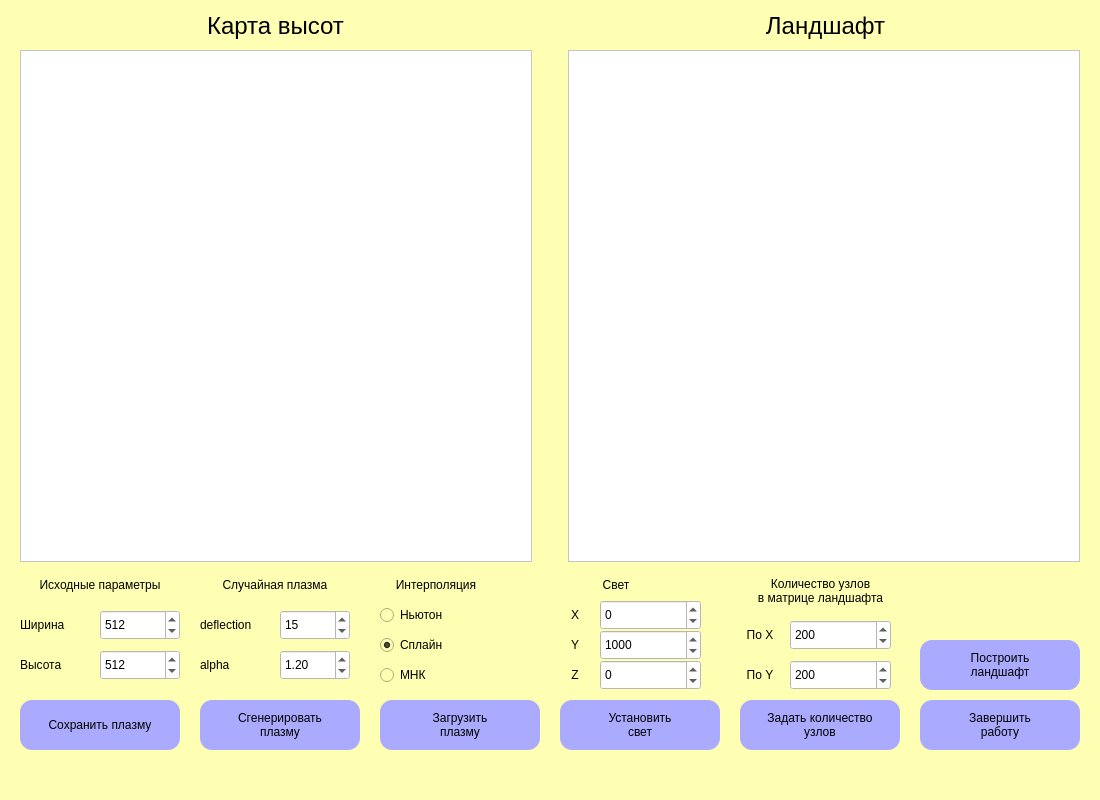
<?xml version="1.0" encoding="UTF-8"?>
<ui version="4.0">
 <class>MainWindow</class>
 <widget class="QMainWindow" name="MainWindow">
  <property name="geometry">
   <rect>
    <x>0</x>
    <y>0</y>
    <width>1100</width>
    <height>800</height>
   </rect>
  </property>
  <property name="windowTitle">
   <string>MainWindow</string>
  </property>
  <property name="styleSheet">
   <string notr="true">background-color: rgb(255, 255, 180);</string>
  </property>
  <widget class="QWidget" name="centralwidget">
   <widget class="QGraphicsView" name="plasmaView">
    <property name="geometry">
     <rect>
      <x>20</x>
      <y>50</y>
      <width>512</width>
      <height>512</height>
     </rect>
    </property>
    <property name="styleSheet">
     <string notr="true">background-color: rgb(255, 255, 255);</string>
    </property>
   </widget>
   <widget class="QGraphicsView" name="view3D">
    <property name="geometry">
     <rect>
      <x>568</x>
      <y>50</y>
      <width>512</width>
      <height>512</height>
     </rect>
    </property>
    <property name="styleSheet">
     <string notr="true">background-color: rgb(255, 255, 255);</string>
    </property>
   </widget>
   <widget class="QLabel" name="label_3">
    <property name="geometry">
     <rect>
      <x>20</x>
      <y>10</y>
      <width>511</width>
      <height>31</height>
     </rect>
    </property>
    <property name="font">
     <font>
      <pointsize>18</pointsize>
     </font>
    </property>
    <property name="text">
     <string>Карта высот</string>
    </property>
    <property name="alignment">
     <set>Qt::AlignmentFlag::AlignCenter</set>
    </property>
   </widget>
   <widget class="QLabel" name="label_4">
    <property name="geometry">
     <rect>
      <x>570</x>
      <y>10</y>
      <width>511</width>
      <height>31</height>
     </rect>
    </property>
    <property name="font">
     <font>
      <pointsize>18</pointsize>
     </font>
    </property>
    <property name="text">
     <string>Ландшафт</string>
    </property>
    <property name="alignment">
     <set>Qt::AlignmentFlag::AlignCenter</set>
    </property>
   </widget>
   <widget class="QRadioButton" name="newtonRadio">
    <property name="geometry">
     <rect>
      <x>380</x>
      <y>600</y>
      <width>112</width>
      <height>30</height>
     </rect>
    </property>
    <property name="text">
     <string>Ньютон</string>
    </property>
   </widget>
   <widget class="QRadioButton" name="splineRadio">
    <property name="geometry">
     <rect>
      <x>380</x>
      <y>630</y>
      <width>112</width>
      <height>30</height>
     </rect>
    </property>
    <property name="text">
     <string>Сплайн</string>
    </property>
    <property name="checked">
     <bool>true</bool>
    </property>
   </widget>
   <widget class="QRadioButton" name="squaresRadio">
    <property name="geometry">
     <rect>
      <x>380</x>
      <y>660</y>
      <width>112</width>
      <height>30</height>
     </rect>
    </property>
    <property name="text">
     <string>МНК</string>
    </property>
   </widget>
   <widget class="QLabel" name="label_6">
    <property name="geometry">
     <rect>
      <x>20</x>
      <y>610</y>
      <width>60</width>
      <height>30</height>
     </rect>
    </property>
    <property name="text">
     <string>Ширина</string>
    </property>
   </widget>
   <widget class="QLabel" name="label_7">
    <property name="geometry">
     <rect>
      <x>20</x>
      <y>650</y>
      <width>60</width>
      <height>30</height>
     </rect>
    </property>
    <property name="text">
     <string>Высота</string>
    </property>
   </widget>
   <widget class="QPushButton" name="loadPlasmaButton">
    <property name="geometry">
     <rect>
      <x>380</x>
      <y>700</y>
      <width>160</width>
      <height>50</height>
     </rect>
    </property>
    <property name="styleSheet">
     <string notr="true">border-radius: 12px;
color: black;
background-color: rgb(170, 170, 255);</string>
    </property>
    <property name="text">
     <string>Загрузить 
плазму</string>
    </property>
   </widget>
   <widget class="QSpinBox" name="widthSpin">
    <property name="geometry">
     <rect>
      <x>100</x>
      <y>610</y>
      <width>80</width>
      <height>30</height>
     </rect>
    </property>
    <property name="styleSheet">
     <string notr="true">background-color: rgb(255, 255, 255);</string>
    </property>
    <property name="minimum">
     <number>0</number>
    </property>
    <property name="maximum">
     <number>2048</number>
    </property>
    <property name="value">
     <number>512</number>
    </property>
   </widget>
   <widget class="QSpinBox" name="heightSpin">
    <property name="geometry">
     <rect>
      <x>100</x>
      <y>650</y>
      <width>80</width>
      <height>30</height>
     </rect>
    </property>
    <property name="styleSheet">
     <string notr="true">background-color: rgb(255, 255, 255);</string>
    </property>
    <property name="minimum">
     <number>0</number>
    </property>
    <property name="maximum">
     <number>2048</number>
    </property>
    <property name="value">
     <number>512</number>
    </property>
   </widget>
   <widget class="QPushButton" name="savePlasmaButton">
    <property name="geometry">
     <rect>
      <x>20</x>
      <y>700</y>
      <width>160</width>
      <height>50</height>
     </rect>
    </property>
    <property name="styleSheet">
     <string notr="true">border-radius: 12px;
color: black;
background-color: rgb(170, 170, 255);</string>
    </property>
    <property name="text">
     <string>Сохранить плазму</string>
    </property>
   </widget>
   <widget class="QLabel" name="label_8">
    <property name="geometry">
     <rect>
      <x>20</x>
      <y>570</y>
      <width>160</width>
      <height>30</height>
     </rect>
    </property>
    <property name="text">
     <string>Исходные параметры</string>
    </property>
    <property name="alignment">
     <set>Qt::AlignmentFlag::AlignCenter</set>
    </property>
   </widget>
   <widget class="QLabel" name="label_9">
    <property name="geometry">
     <rect>
      <x>200</x>
      <y>570</y>
      <width>150</width>
      <height>30</height>
     </rect>
    </property>
    <property name="text">
     <string>Случайная плазма</string>
    </property>
    <property name="alignment">
     <set>Qt::AlignmentFlag::AlignCenter</set>
    </property>
   </widget>
   <widget class="QPushButton" name="generateButton">
    <property name="geometry">
     <rect>
      <x>200</x>
      <y>700</y>
      <width>160</width>
      <height>50</height>
     </rect>
    </property>
    <property name="styleSheet">
     <string notr="true">border-radius: 12px;
color: black;
background-color: rgb(170, 170, 255);</string>
    </property>
    <property name="text">
     <string>Сгенерировать 
плазму</string>
    </property>
   </widget>
   <widget class="QLabel" name="label_2">
    <property name="geometry">
     <rect>
      <x>200</x>
      <y>650</y>
      <width>70</width>
      <height>30</height>
     </rect>
    </property>
    <property name="text">
     <string>alpha</string>
    </property>
   </widget>
   <widget class="QDoubleSpinBox" name="alphaSpin">
    <property name="geometry">
     <rect>
      <x>280</x>
      <y>650</y>
      <width>70</width>
      <height>30</height>
     </rect>
    </property>
    <property name="styleSheet">
     <string notr="true">background-color: rgb(255, 255, 255);</string>
    </property>
    <property name="maximum">
     <double>99.000000000000000</double>
    </property>
    <property name="value">
     <double>1.200000000000000</double>
    </property>
   </widget>
   <widget class="QSpinBox" name="deflectionSpin">
    <property name="geometry">
     <rect>
      <x>280</x>
      <y>610</y>
      <width>70</width>
      <height>30</height>
     </rect>
    </property>
    <property name="styleSheet">
     <string notr="true">background-color: rgb(255, 255, 255);</string>
    </property>
    <property name="minimum">
     <number>0</number>
    </property>
    <property name="maximum">
     <number>100</number>
    </property>
    <property name="value">
     <number>15</number>
    </property>
   </widget>
   <widget class="QLabel" name="label">
    <property name="geometry">
     <rect>
      <x>200</x>
      <y>610</y>
      <width>70</width>
      <height>30</height>
     </rect>
    </property>
    <property name="text">
     <string>deflection</string>
    </property>
   </widget>
   <widget class="QLabel" name="label_5">
    <property name="geometry">
     <rect>
      <x>380</x>
      <y>570</y>
      <width>112</width>
      <height>30</height>
     </rect>
    </property>
    <property name="text">
     <string>Интерполяция</string>
    </property>
    <property name="alignment">
     <set>Qt::AlignmentFlag::AlignCenter</set>
    </property>
   </widget>
   <widget class="QLabel" name="label_11">
    <property name="geometry">
     <rect>
      <x>560</x>
      <y>570</y>
      <width>112</width>
      <height>30</height>
     </rect>
    </property>
    <property name="text">
     <string>Свет</string>
    </property>
    <property name="alignment">
     <set>Qt::AlignmentFlag::AlignCenter</set>
    </property>
   </widget>
   <widget class="QLabel" name="label_15">
    <property name="geometry">
     <rect>
      <x>560</x>
      <y>660</y>
      <width>30</width>
      <height>30</height>
     </rect>
    </property>
    <property name="text">
     <string>Z</string>
    </property>
    <property name="alignment">
     <set>Qt::AlignmentFlag::AlignCenter</set>
    </property>
   </widget>
   <widget class="QSpinBox" name="lightZSpin">
    <property name="geometry">
     <rect>
      <x>600</x>
      <y>660</y>
      <width>101</width>
      <height>30</height>
     </rect>
    </property>
    <property name="styleSheet">
     <string notr="true">background-color: rgb(255, 255, 255);</string>
    </property>
    <property name="minimum">
     <number>-100000</number>
    </property>
    <property name="maximum">
     <number>100000</number>
    </property>
    <property name="value">
     <number>0</number>
    </property>
   </widget>
   <widget class="QPushButton" name="setLight">
    <property name="geometry">
     <rect>
      <x>560</x>
      <y>700</y>
      <width>160</width>
      <height>50</height>
     </rect>
    </property>
    <property name="styleSheet">
     <string notr="true">border-radius: 12px;
color: black;
background-color: rgb(170, 170, 255);</string>
    </property>
    <property name="text">
     <string>Установить
свет</string>
    </property>
   </widget>
   <widget class="QSpinBox" name="lightXSpin">
    <property name="geometry">
     <rect>
      <x>600</x>
      <y>600</y>
      <width>101</width>
      <height>30</height>
     </rect>
    </property>
    <property name="styleSheet">
     <string notr="true">background-color: rgb(255, 255, 255);</string>
    </property>
    <property name="minimum">
     <number>-100000</number>
    </property>
    <property name="maximum">
     <number>100000</number>
    </property>
    <property name="value">
     <number>0</number>
    </property>
   </widget>
   <widget class="QSpinBox" name="lightYSpin">
    <property name="geometry">
     <rect>
      <x>600</x>
      <y>630</y>
      <width>101</width>
      <height>30</height>
     </rect>
    </property>
    <property name="styleSheet">
     <string notr="true">background-color: rgb(255, 255, 255);</string>
    </property>
    <property name="minimum">
     <number>-100000</number>
    </property>
    <property name="maximum">
     <number>100000</number>
    </property>
    <property name="value">
     <number>1000</number>
    </property>
   </widget>
   <widget class="QLabel" name="label_16">
    <property name="geometry">
     <rect>
      <x>560</x>
      <y>600</y>
      <width>30</width>
      <height>30</height>
     </rect>
    </property>
    <property name="text">
     <string>X</string>
    </property>
    <property name="alignment">
     <set>Qt::AlignmentFlag::AlignCenter</set>
    </property>
   </widget>
   <widget class="QLabel" name="label_17">
    <property name="geometry">
     <rect>
      <x>560</x>
      <y>630</y>
      <width>30</width>
      <height>30</height>
     </rect>
    </property>
    <property name="text">
     <string>Y</string>
    </property>
    <property name="alignment">
     <set>Qt::AlignmentFlag::AlignCenter</set>
    </property>
   </widget>
   <widget class="QPushButton" name="buildLandscape">
    <property name="geometry">
     <rect>
      <x>920</x>
      <y>640</y>
      <width>160</width>
      <height>50</height>
     </rect>
    </property>
    <property name="styleSheet">
     <string notr="true">border-radius: 12px;
color: black;
background-color: rgb(170, 170, 255);</string>
    </property>
    <property name="text">
     <string>Построить
ландшафт</string>
    </property>
   </widget>
   <widget class="QPushButton" name="savePlasmaButton_3">
    <property name="geometry">
     <rect>
      <x>920</x>
      <y>700</y>
      <width>160</width>
      <height>50</height>
     </rect>
    </property>
    <property name="styleSheet">
     <string notr="true">border-radius: 12px;
color: black;
background-color: rgb(170, 170, 255);</string>
    </property>
    <property name="text">
     <string>Завершить
работу</string>
    </property>
   </widget>
   <widget class="QLabel" name="label_19">
    <property name="geometry">
     <rect>
      <x>740</x>
      <y>660</y>
      <width>40</width>
      <height>30</height>
     </rect>
    </property>
    <property name="text">
     <string>По Y</string>
    </property>
    <property name="alignment">
     <set>Qt::AlignmentFlag::AlignCenter</set>
    </property>
   </widget>
   <widget class="QSpinBox" name="landscapeXWidthSpin">
    <property name="geometry">
     <rect>
      <x>790</x>
      <y>620</y>
      <width>101</width>
      <height>30</height>
     </rect>
    </property>
    <property name="styleSheet">
     <string notr="true">background-color: rgb(255, 255, 255);</string>
    </property>
    <property name="minimum">
     <number>10</number>
    </property>
    <property name="maximum">
     <number>1000</number>
    </property>
    <property name="value">
     <number>200</number>
    </property>
   </widget>
   <widget class="QLabel" name="label_20">
    <property name="geometry">
     <rect>
      <x>740</x>
      <y>620</y>
      <width>40</width>
      <height>30</height>
     </rect>
    </property>
    <property name="text">
     <string>По X</string>
    </property>
    <property name="alignment">
     <set>Qt::AlignmentFlag::AlignCenter</set>
    </property>
   </widget>
   <widget class="QSpinBox" name="landscapeYWidthSpin">
    <property name="geometry">
     <rect>
      <x>790</x>
      <y>660</y>
      <width>101</width>
      <height>30</height>
     </rect>
    </property>
    <property name="styleSheet">
     <string notr="true">background-color: rgb(255, 255, 255);</string>
    </property>
    <property name="minimum">
     <number>10</number>
    </property>
    <property name="maximum">
     <number>1000</number>
    </property>
    <property name="value">
     <number>200</number>
    </property>
   </widget>
   <widget class="QLabel" name="label_12">
    <property name="geometry">
     <rect>
      <x>740</x>
      <y>570</y>
      <width>161</width>
      <height>41</height>
     </rect>
    </property>
    <property name="text">
     <string>Количество узлов
в матрице ландшафта</string>
    </property>
    <property name="alignment">
     <set>Qt::AlignmentFlag::AlignCenter</set>
    </property>
   </widget>
   <widget class="QPushButton" name="landscapeParamsButton">
    <property name="geometry">
     <rect>
      <x>740</x>
      <y>700</y>
      <width>160</width>
      <height>50</height>
     </rect>
    </property>
    <property name="styleSheet">
     <string notr="true">border-radius: 12px;
color: black;
background-color: rgb(170, 170, 255);</string>
    </property>
    <property name="text">
     <string>Задать количество
узлов</string>
    </property>
   </widget>
  </widget>
  <widget class="QMenuBar" name="menubar">
   <property name="geometry">
    <rect>
     <x>0</x>
     <y>0</y>
     <width>1100</width>
     <height>26</height>
    </rect>
   </property>
  </widget>
  <widget class="QStatusBar" name="statusbar"/>
 </widget>
 <resources/>
 <connections>
  <connection>
   <sender>savePlasmaButton_3</sender>
   <signal>clicked()</signal>
   <receiver>MainWindow</receiver>
   <slot>close()</slot>
   <hints>
    <hint type="sourcelabel">
     <x>1033</x>
     <y>746</y>
    </hint>
    <hint type="destinationlabel">
     <x>1068</x>
     <y>696</y>
    </hint>
   </hints>
  </connection>
 </connections>
</ui>
